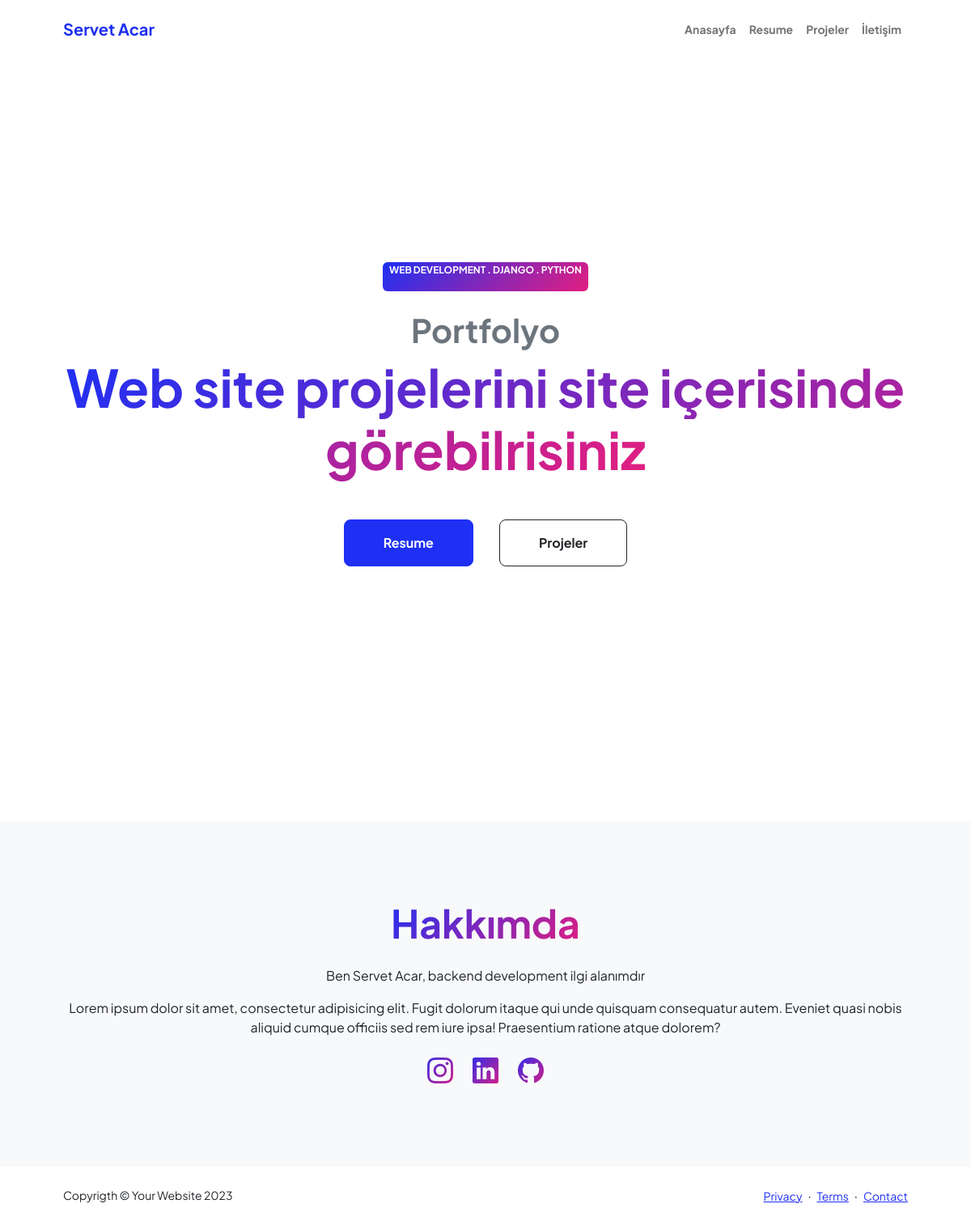
The page / on the database its author committed.
### base/models.py (models this page shows)
class Navbar(models.Model):
    title = models.CharField(max_length=500, null=True, blank=True)
    home = models.CharField(max_length=500, null=True, blank=True)
    resume = models.CharField(max_length=500, null=True, blank=True)
    projects = models.CharField(max_length=500, null=True, blank=True)
    contact = models.CharField(max_length=500, null=True, blank=True)
    class Meta:
        verbose_name = ("Navbar")
        verbose_name_plural = ("Navbardaki Başlıkların İsimleri")

class Main(models.Model):
    tool = RichTextField(null=True, blank=True)
    first_text = RichTextField(null=True, blank=True)
    text = models.TextField(null=True, blank=True)
    resume = models.CharField(max_length=300, null=True, blank=True)
    projects = models.CharField(max_length=300, null=True, blank=True)
    date = models.DateTimeField(auto_now=True)
    class Meta:
        verbose_name = ("Main")
        verbose_name_plural = ("Anasayfadaki ilk görünen yazılar")

class About(models.Model):
    about = models.CharField(max_length=200, null=True, blank=True)
    me = RichTextField(null=True, blank=True)
    description = RichTextField(null=True, blank=True)
    date = models.DateTimeField(auto_now=True)
    class Meta:
        verbose_name = ("About")
        verbose_name_plural = ("Hakkımda")

class SocialMedia(models.Model):
    instagram = models.URLField(null=True, blank=True)
    twitter = models.URLField(null=True, blank=True)
    linkedin = models.URLField(null=True, blank=True)
    github = models.URLField(null=True, blank=True)
    date = models.DateTimeField(auto_now=True)
    class Meta:
        verbose_name = ("SocialMedia")
        verbose_name_plural = ("Sosyal Medya")

class Footer(models.Model):
    copyright = models.CharField(max_length=400, null=True, blank=True)
    copyright_text = models.TextField(null=True, blank=True)
    privacy = models.TextField(null=True, blank=True)
    terms = models.TextField(null=True, blank=True)
    contact = models.TextField(null=True, blank=True)
    date = models.DateTimeField(auto_now=True)
    class Meta:
        verbose_name = ("Footer")
        verbose_name_plural = ("Footer")

### base/views.py (the view)
# urls.py: path('', views.home, name='home'),
def home(request):
    navbars = Navbar.objects.first()
    mains = Main.objects.all().order_by('date')
    abouts = About.objects.all().order_by('date')
    socials = SocialMedia.objects.all().order_by('date')
    footers = Footer.objects.all().order_by('date')
    context = {'navbars': navbars,
               'mains': mains,
               'abouts': abouts,
               'socials': socials,
               'footers': footers}
    return render(request, 'base/home.html', context)

### base/templates/base/home.html (shortened to what this page needs)
{% extends 'main.html' %}
{% block content %}
{% load static %}
            <header class="py-5">
                <div class="container px-5 pb-5">
                    {% for main in mains %}
                    <div class="d-flex flex-column justify-content-center align-items-center vh-100 text-center">
                        <div class="badge bg-gradient-primary-to-secondary text-white mb-4">
                            <div class="text-uppercase">{{main.tool | safe}}</div>
                        </div>
                        <div class="fs-3 fw-light text-muted">{{main.first_text | safe}}</div>
                        <h1 class="display-3 fw-bolder mb-5"><span class="text-gradient d-inline">{{main.text}}</span></h1>
                        <div class="d-grid gap-3 d-sm-flex justify-content-sm-center justify-content-xxl-start mb-3">
                            <a class="btn btn-primary btn-lg px-5 py-3 me-sm-3 fs-6 fw-bolder" href="resume.html">{{main.resume}}</a>
                            <a class="btn btn-outline-dark btn-lg px-5 py-3 fs-6 fw-bolder" href="{% url 'project' %}">{{main.projects}}</a>
                        </div>
                    </div>
                    {% endfor %}
                </div>
            </header>
            <section class="bg-light py-5">
                <div class="container px-5">
                    <div class="row gx-5 justify-content-center">
                        <div class="col-xxl-8">
                            <div class="text-center my-5">
                                {% for about in abouts %}
                                <h2 class="display-5 fw-bolder"><span class="text-gradient d-inline">{{about.about | safe}}</span></h2>
                                <p class="lead fw-light mb-4">{{about.me | safe}}</p>
                                <p class="text-muted">{{about.description | safe }}</p>
                                {% endfor %}
                                {% for social in socials %}
                                <div class="d-flex justify-content-center fs-2 gap-4">
                                    {% if social.instagram %}
                                    <a class="text-gradient" href="{{social.instagram}}" target="_blank"><i class="bi bi-instagram"></i></a>
                                    {% endif %}
                                    {% if social.linkedin %}
                                    <a class="text-gradient" href="{{social.linkedin}}" target="_blank"><i class="bi bi-linkedin"></i></a>
                                    {% endif %}
                                    {% if social.github %}
                                    <a class="text-gradient" href="{{social.github}}" target="_blank"><i class="bi bi-github"></i></a>
                                    {% endif %}
                                </div>
                                {% endfor %}
                            </div>
                        </div>
                    </div>
                </div>
            </section>
{% endblock %}

### templates/navbar.html (shortened to what this page needs)
{% load static %}
<nav class="navbar navbar-expand-lg navbar-light bg-white py-3">
    <div class="container px-5">
        <a class="navbar-brand" href="{% url 'home' %}"><span class="fw-bolder text-primary">{{navbars.title}}</span></a>
        <div class="collapse navbar-collapse" id="navbarSupportedContent">
            <ul class="navbar-nav ms-auto mb-2 mb-lg-0 small fw-bolder">
                <li class="nav-item"><a class="nav-link" href="{% url 'home' %}">{{navbars.home}}</a></li>
                <li class="nav-item"><a class="nav-link" href="{% url 'resume' %}">{{navbars.resume}}</a></li>
                <li class="nav-item"><a class="nav-link" href="{% url 'project' %}">{{navbars.projects}}</a></li>
                <li class="nav-item"><a class="nav-link" href="contact.html">{{navbars.contact}}</a></li>
            </ul>
        </div>
    </div>
</nav>

### templates/footer.html
{% load static %}
<footer class="bg-white py-4 mt-auto">
    {% for footer in footers %}
    <div class="container px-5">
        <div class="row align-items-center justify-content-between flex-column flex-sm-row">
            <div class="col-auto"><div class="small m-0">{{footer.copyright}} &copy; {{footer.copyright_text}}</div></div>
            <div class="col-auto">
                <a class="small" href="#!">{{footer.privacy}}</a>
                <span class="mx-1">&middot;</span>
                <a class="small" href="#!">{{footer.terms}}</a>
                <span class="mx-1">&middot;</span>
                <a class="small" href="#!">{{footer.contact}}</a>
            </div>
        </div>
    </div>
    {% endfor %}
</footer>

### rows shown on the page
Navbar: title "Servet Acar", home "Anasayfa", resume "Resume", projects "Projeler", contact "İletişim"
Main: tool "WEB DEVELOPMENT . DJANGO . PYTHON", first_text "Portfolyo", text "Web site projelerini site içerisinde görebilrisiniz", resume "Resume", projects "Projeler"
About: about "Hakkımda", me "Ben Servet Acar, backend development ilgi alanımdır", description "Lorem ipsum dolor sit amet, consectetur adipisicing elit. Fugit dolorum itaque qui unde quisquam consequatur autem. Eveniet quasi nobis aliquid cumque officiis sed rem iure ipsa! Praesentium ratione atque dolorem?"
Footer: copyright "Copyrigth", copyright_text "Your Website 2023", privacy "Privacy", terms "Terms", contact "Contact"
